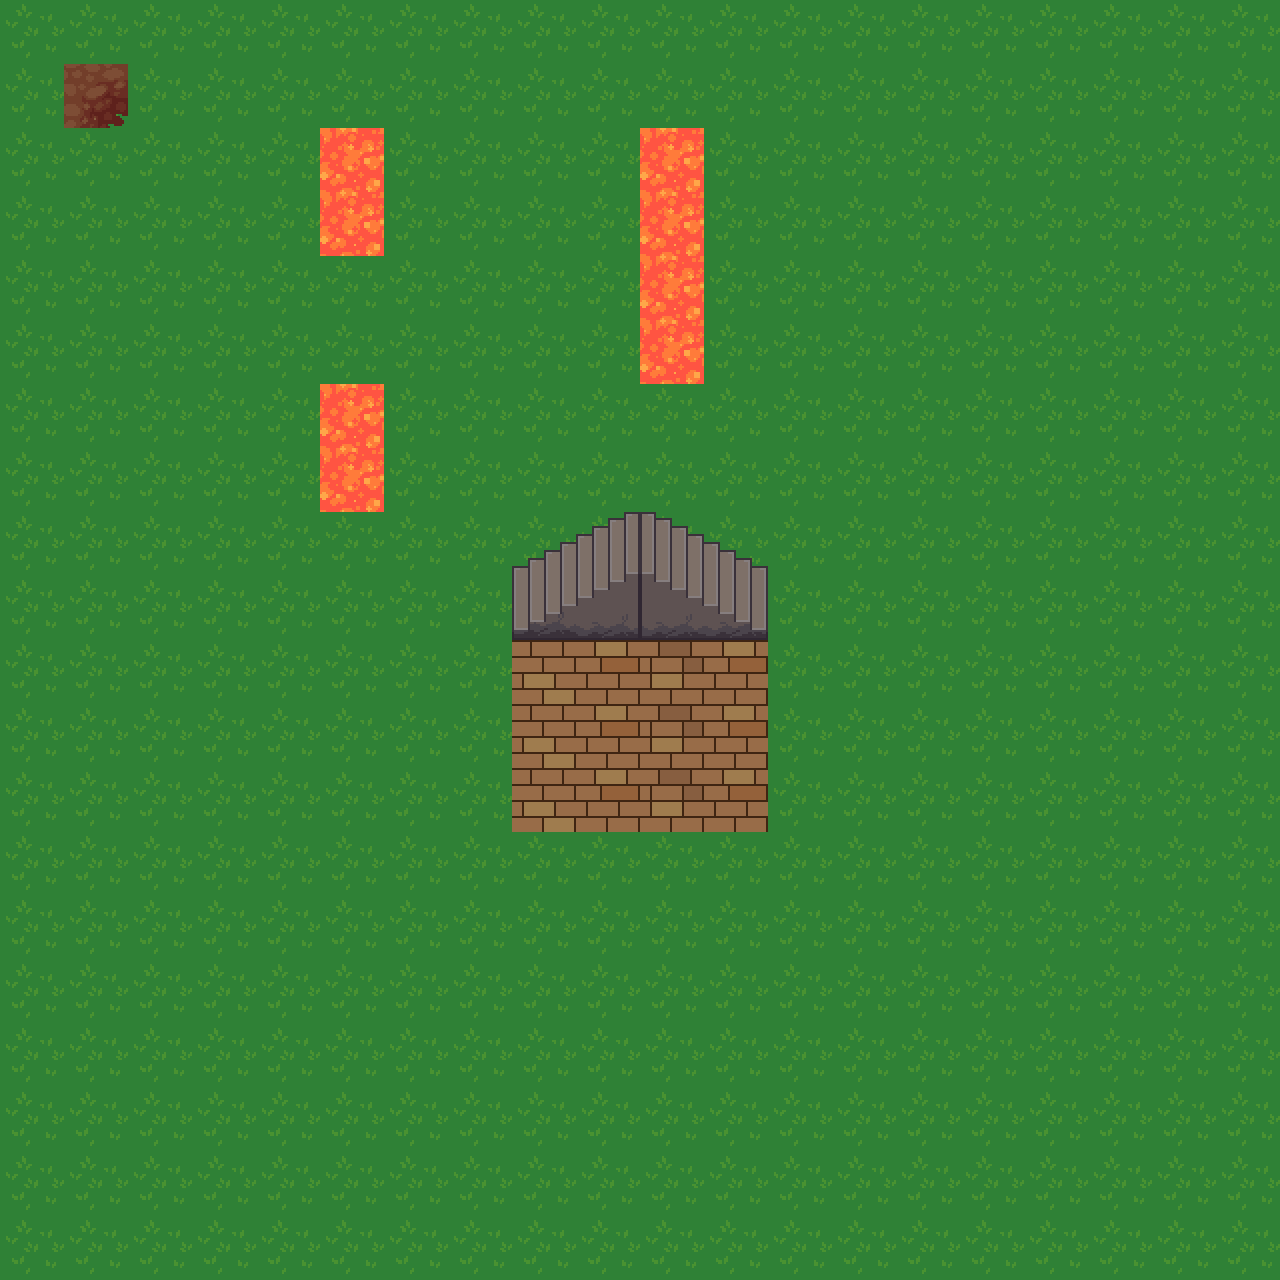

This is a level from a 2D game, rendered from its Tiled map with the project's own tilesets. A one-line summary and the complete map file follow:
An orthogonal 20x20 tile map with 64x64 px tiles, 3 tile layers (Backgroundlayer, Collisionlayer, Foregroundlayer).

<map version="1.0" orientation="orthogonal" renderorder="right-down" width="20" height="20" tilewidth="64" tileheight="64" nextobjectid="1">
 <tileset firstgid="1" name="terrain-sheet" tilewidth="64" tileheight="64" tilecount="1024" columns="32">
  <image source="Tilesets/terrain-sheet.png" width="2048" height="2048" />
 </tileset>
 <layer name="Backgroundlayer" width="20" height="20">
  <data encoding="csv">
354,354,354,354,354,354,354,354,354,354,354,354,354,354,354,354,354,354,354,354,
354,354,354,354,354,354,354,354,354,354,354,354,354,354,354,354,354,354,354,354,
354,354,354,354,354,354,354,354,354,354,354,354,354,354,354,354,354,354,354,354,
354,354,354,354,354,354,354,354,354,354,354,354,354,354,354,354,354,354,354,354,
354,354,354,354,354,354,354,354,354,354,354,354,354,354,354,354,354,354,354,354,
354,354,354,354,354,354,354,354,354,354,354,354,354,354,354,354,354,354,354,354,
354,354,354,354,354,354,354,354,354,354,354,354,354,354,354,354,354,354,354,354,
354,354,354,354,354,354,354,354,354,354,354,354,354,354,354,354,354,354,354,354,
354,354,354,354,354,354,354,354,354,354,354,354,354,354,354,354,354,354,354,354,
354,354,354,354,354,354,354,354,354,354,354,354,354,354,354,354,354,354,354,354,
354,354,354,354,354,354,354,354,354,354,354,354,354,354,354,354,354,354,354,354,
354,354,354,354,354,354,354,354,354,354,354,354,354,354,354,354,354,354,354,354,
354,354,354,354,354,354,354,354,354,354,354,354,354,354,354,354,354,354,354,354,
354,354,354,354,354,354,354,354,354,354,354,354,354,354,354,354,354,354,354,354,
354,354,354,354,354,354,354,354,354,354,354,354,354,354,354,354,354,354,354,354,
354,354,354,354,354,354,354,354,354,354,354,354,354,354,354,354,354,354,354,354,
354,354,354,354,354,354,354,354,354,354,354,354,354,354,354,354,354,354,354,354,
354,354,354,354,354,354,354,354,354,354,354,354,354,354,354,354,354,354,354,354,
354,354,354,354,354,354,354,354,354,354,354,354,354,354,354,354,354,354,354,354,
354,354,354,354,354,354,354,354,354,354,354,354,354,354,354,354,354,354,354,354
</data>
 </layer>
 <layer name="Collisionlayer" width="20" height="20">
  <data encoding="csv">
0,0,0,0,0,0,0,0,0,0,0,0,0,0,0,0,0,0,0,0,
0,8,0,0,0,0,0,0,0,0,0,0,0,0,0,0,0,0,0,0,
0,0,0,0,0,113,0,0,0,0,113,0,0,0,0,0,0,0,0,0,
0,0,0,0,0,113,0,0,0,0,113,0,0,0,0,0,0,0,0,0,
0,0,0,0,0,0,0,0,0,0,113,0,0,0,0,0,0,0,0,0,
0,0,0,0,0,0,0,0,0,0,113,0,0,0,0,0,0,0,0,0,
0,0,0,0,0,113,0,0,0,0,0,0,0,0,0,0,0,0,0,0,
0,0,0,0,0,113,0,0,0,0,0,0,0,0,0,0,0,0,0,0,
0,0,0,0,0,0,0,0,0,0,0,0,0,0,0,0,0,0,0,0,
0,0,0,0,0,0,0,0,0,0,0,0,0,0,0,0,0,0,0,0,
0,0,0,0,0,0,0,0,492,493,494,495,0,0,0,0,0,0,0,0,
0,0,0,0,0,0,0,0,492,493,494,495,0,0,0,0,0,0,0,0,
0,0,0,0,0,0,0,0,492,493,494,495,0,0,0,0,0,0,0,0,
0,0,0,0,0,0,0,0,0,0,0,0,0,0,0,0,0,0,0,0,
0,0,0,0,0,0,0,0,0,0,0,0,0,0,0,0,0,0,0,0,
0,0,0,0,0,0,0,0,0,0,0,0,0,0,0,0,0,0,0,0,
0,0,0,0,0,0,0,0,0,0,0,0,0,0,0,0,0,0,0,0,
0,0,0,0,0,0,0,0,0,0,0,0,0,0,0,0,0,0,0,0,
0,0,0,0,0,0,0,0,0,0,0,0,0,0,0,0,0,0,0,0,
0,0,0,0,0,0,0,0,0,0,0,0,0,0,0,0,0,0,0,0
</data>
 </layer>
 <layer name="Foregroundlayer" width="20" height="20">
  <data encoding="csv">
0,0,0,0,0,0,0,0,0,0,0,0,0,0,0,0,0,0,0,0,
0,0,0,0,0,0,0,0,0,0,0,0,0,0,0,0,0,0,0,0,
0,0,0,0,0,0,0,0,0,0,0,0,0,0,0,0,0,0,0,0,
0,0,0,0,0,0,0,0,0,0,0,0,0,0,0,0,0,0,0,0,
0,0,0,0,0,0,0,0,0,0,0,0,0,0,0,0,0,0,0,0,
0,0,0,0,0,0,0,0,0,0,0,0,0,0,0,0,0,0,0,0,
0,0,0,0,0,0,0,0,0,0,0,0,0,0,0,0,0,0,0,0,
0,0,0,0,0,0,0,0,0,0,0,0,0,0,0,0,0,0,0,0,
0,0,0,0,0,0,0,0,584,585,586,587,0,0,0,0,0,0,0,0,
0,0,0,0,0,0,0,0,616,617,618,619,0,0,0,0,0,0,0,0,
0,0,0,0,0,0,0,0,0,0,0,0,0,0,0,0,0,0,0,0,
0,0,0,0,0,0,0,0,0,0,0,0,0,0,0,0,0,0,0,0,
0,0,0,0,0,0,0,0,0,0,0,0,0,0,0,0,0,0,0,0,
0,0,0,0,0,0,0,0,0,0,0,0,0,0,0,0,0,0,0,0,
0,0,0,0,0,0,0,0,0,0,0,0,0,0,0,0,0,0,0,0,
0,0,0,0,0,0,0,0,0,0,0,0,0,0,0,0,0,0,0,0,
0,0,0,0,0,0,0,0,0,0,0,0,0,0,0,0,0,0,0,0,
0,0,0,0,0,0,0,0,0,0,0,0,0,0,0,0,0,0,0,0,
0,0,0,0,0,0,0,0,0,0,0,0,0,0,0,0,0,0,0,0,
0,0,0,0,0,0,0,0,0,0,0,0,0,0,0,0,0,0,0,0
</data>
 </layer>
</map>